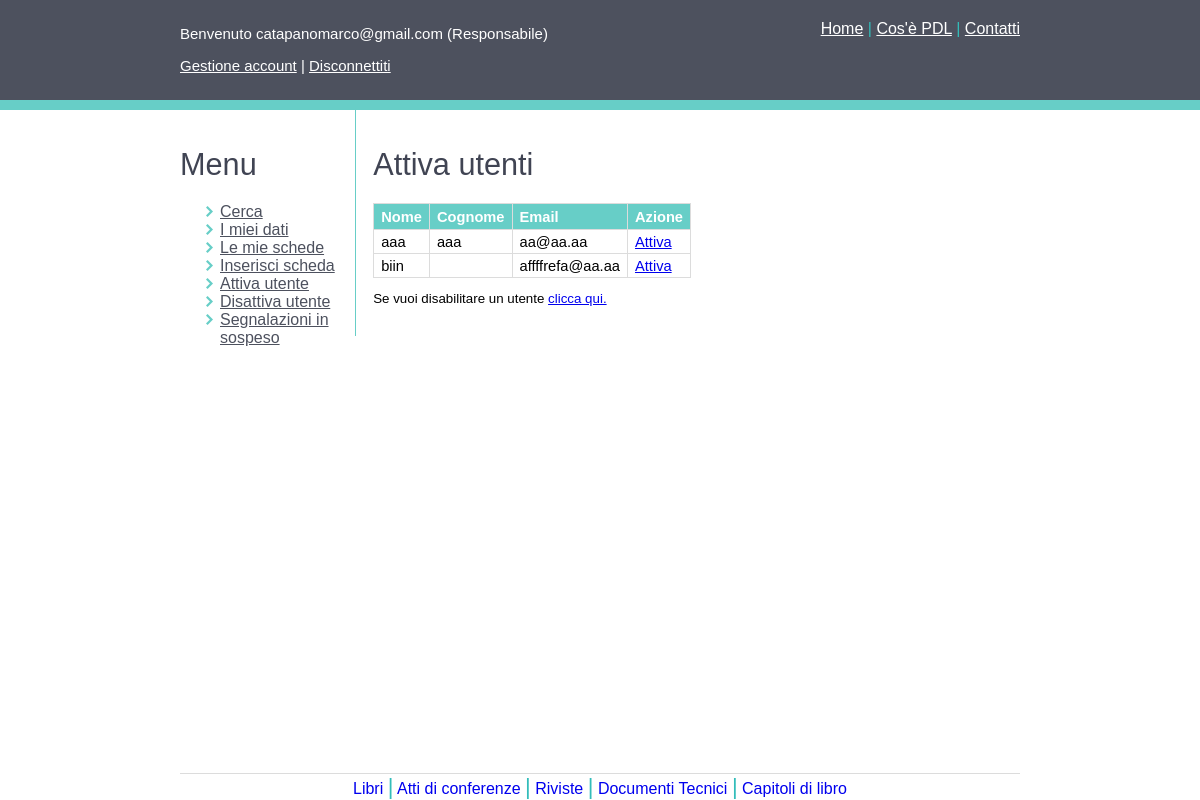
Page /attiva-utente.php (signed in) on the committed database.
### tables this page shows
CREATE TABLE IF NOT EXISTS `utenti` (
  `nome` varchar(30) NOT NULL,
  `cognome` varchar(30) NOT NULL,
  `email` varchar(30) NOT NULL,
  `pass` text NOT NULL,
  `responsabile` tinyint(1) NOT NULL,
  `attivato` tinyint(1) NOT NULL,
  PRIMARY KEY (`email`)
);

### attiva-utente.php (the view, shortened to what this page needs)
<?php
require('functions/config.php');
?>
<!DOCTYPE html PUBLIC "-//W3C//DTD XHTML 1.0 Strict//EN"
        "http://www.w3.org/TR/xhtml1/DTD/xhtml1-strict.dtd">
<html xmlns="http://www.w3.org/1999/xhtml" xml:lang="en" lang="en">
<head>
<link href="css/style.css" rel="stylesheet" type="text/css" />
</head>
<body>
<div id="intestazione_home">
<?php include 'common/header.php'; ?>
</div>
<div id="contenuto">
		<div id="contenuto_left">
		<?php
			include 'common/menu_sx.php';
		?>
		</div>
		<div id="contenuto_right">
		<h1>Attiva utenti</h1>
     <?php
     $query= "SELECT nome, cognome, email FROM utenti where responsabile='0' AND attivato='0'";
	 $result = mysqli_query($link, $query);
     if ($result) {
	  echo '<table class="tab_scheda"><th>Nome</th><th>Cognome</th><th>Email</th><th>Azione</th>';
	     while ($row = mysqli_fetch_row($result)) {
         echo '<tr><td>'.$row[0].'</td><td>'.$row[1].'</td><td>'.$row[2].'</td>'.'<td><a href="attiva-utente.php?email='.$row[2].'">Attiva</a></td>'.'</tr>';
         }
      echo '</table><p>Se vuoi disabilitare un utente <a href="disattiva-utente.php">clicca qui.</a></p>';
      }
  ?>
		</div>
</div>
<div id="footer">
</div>
</body>
</html>

### css/style.css (style rules this page uses)
body { margin: auto; }
h1 { font-family: "Helvetica", Times, serif; font-size: 23pt; color:#404453; font-weight: normal; }
p { text-align: justify; font-family: "Helvetica", Times, serif; font-size: 10pt; }
#contenuto { margin: 0 auto; width:70%; margin-bottom: 30px; }
#contenuto_left { float: left; margin-top: 2%; height: 200px; width: 19%; }
#contenuto_right { float: right; padding: 2%; border-left: 1px solid #67CEC7; height: auto; width: 75%; }
#intestazione_home { width:auto; height:100px; border-bottom:10px solid #67CEC7; background-color: #4D515E; }
#footer { position: fixed; bottom: 0; width:70%; margin-left:15%; text-align: center; font-family:"Helvetica", Times, serif; background-color: #FFF; border-top: 1px solid #DCDCDC; }
#footer span { color:#33BDBA; font-size:22px; }
#footer a { font-weight: normal; text-decoration: none; }
.tab_scheda { font-family: "Helvetica", Times, sans-serif; width: auto; border-collapse: collapse; }
.tab_scheda td, .tab_scheda th { font-size: 11pt; border: 1px solid #DCDCDC; padding: 4px 7px 3px 7px; }
.tab_scheda th { font-size: 11pt; text-align: left; padding-top: 5px; padding-bottom: 4px; background-color: #67CEC7; color: #FFF; }

### rows in the picture
utenti: nome "aaa", cognome "aaa", email "aa@aa.aa"
utenti: nome "biin", email "affffrefa@aa.aa"

### other values in the picture
$emailUtente "catapanomarco@gmail.com"
$tipoUtente "Responsabile"
